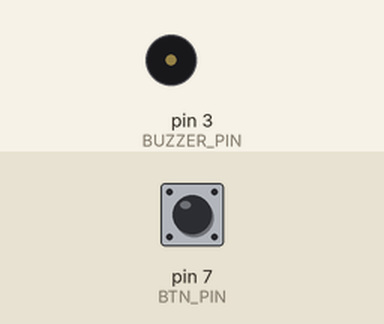
Recording of a sketch running on a simulated Arduino Uno, built with avr-gcc and run on an emulated ATmega328P. Parts: buzzer (waves = sounding). The test bench sets the inputs (shaded band); at power-on: pin 7 (BTN_PIN) HIGH.

Above: at 1.2 s.
1.3 s: pin 7 (BTN_PIN) pulled LOW for 0.15 s
At 2.1 s:
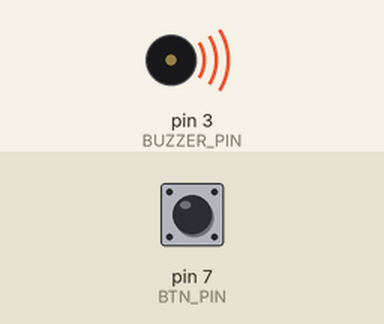
Timing chart, 0 to 4.3 s (numbered marks = the images above; inputs shaded):
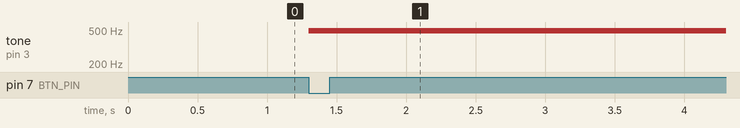

The sketch:

BUZZER.ino
```cpp
#define BUZZER_PIN 3
#define BTN_PIN 7


void setup() {
  pinMode(BUZZER_PIN, OUTPUT);
  pinMode(BTN_PIN, INPUT_PULLUP);
}
void loop() {
  if(digitalRead(BTN_PIN))
    {
      analogWrite(BUZZER_PIN, 0);
    }
    else
    {
      analogWrite(BUZZER_PIN, 127);
    }
}
```

Measured:
- after the input at 1.3 s, tone on pin 3 (BUZZER_PIN): silent → 490 Hz at once
